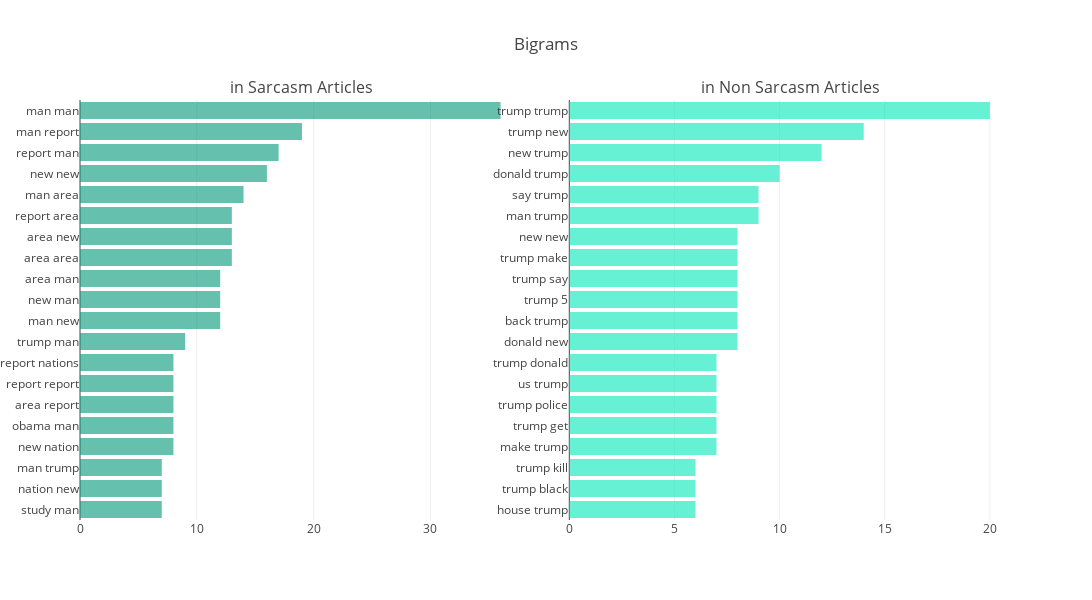

Write notebook code for a chart like this one.
### Code cell
temp = bigram_df.sort_values(by = 'bigram_freq')[-20:]
trace1 = go.Bar(y = temp['bigram_names'] , x = temp['bigram_freq'], orientation= 'h', marker = dict(color = '#00e6b8')
                , showlegend = False, opacity = 0.6)
fig.append_trace(trace1, 1, 2)
fig['layout'].update( height=600, width=1100, title = 'Bigrams', yaxis = dict(nticks = 20))
pyo.offline.iplot(fig)

### Figure 1 — Plotly figure (JSON) as saved in the notebook; plotly's stock layout.template omitted (floating-point values rounded to 4 significant figures)
{"data": [{"marker": {"color": "#00997a"}, "opacity": 0.6, "orientation": "h", "showlegend": false, "type": "bar", "uid": "a5883311-3a4a-4c15-a652-a8a199418872", "x": [7, 7, 7, 8, 8, 8, 8, 8, 9, 12, 12, 12, 13, 13, 13, 14, 16, 17, 19, 36], "xaxis": "x", "y": ["study man", "nation new", "man trump", "new nation", "obama man", "area report", "report report", "report nations", "trump man", "man new", "new man", "area man", "area area", "area new", "report area", "man area", "new new", "report man", "man report", "man man"], "yaxis": "y"}, {"marker": {"color": "#00e6b8"}, "opacity": 0.6, "orientation": "h", "showlegend": false, "type": "bar", "uid": "a5a525c1-7955-4c26-bca1-599a909708ac", "x": [6, 6, 6, 7, 7, 7, 7, 7, 8, 8, 8, 8, 8, 8, 9, 9, 10, 12, 14, 20], "xaxis": "x2", "y": ["house trump", "trump black", "trump kill", "make trump", "trump get", "trump police", "us trump", "trump donald", "donald new", "back trump", "trump 5", "trump say", "trump make", "new new", "man trump", "say trump", "donald trump", "new trump", "trump new", "trump trump"], "yaxis": "y2"}], "layout": {"annotations": [{"font": {"size": 16}, "showarrow": false, "text": "in Sarcasm Articles", "x": 0.2375, "xanchor": "center", "xref": "paper", "y": 1, "yanchor": "bottom", "yref": "paper"}, {"font": {"size": 16}, "showarrow": false, "text": "in Non Sarcasm Articles", "x": 0.7625, "xanchor": "center", "xref": "paper", "y": 1, "yanchor": "bottom", "yref": "paper"}], "height": 600, "title": {"text": "Bigrams"}, "width": 1100, "xaxis": {"anchor": "y", "domain": [0, 0.475]}, "xaxis2": {"anchor": "y2", "domain": [0.525, 1]}, "yaxis": {"anchor": "x", "domain": [0, 1], "nticks": 20}, "yaxis2": {"anchor": "x2", "domain": [0, 1]}}}
